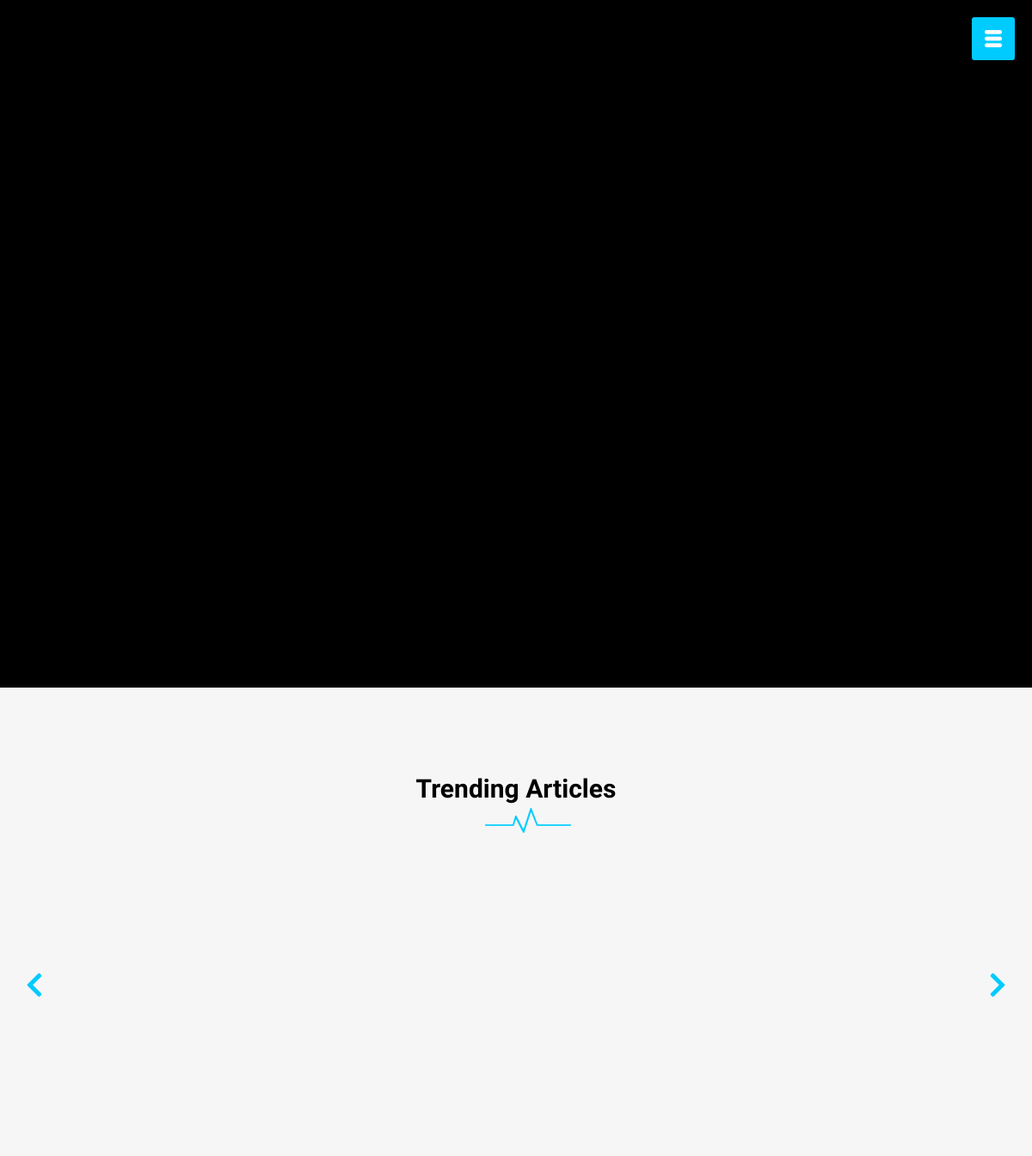
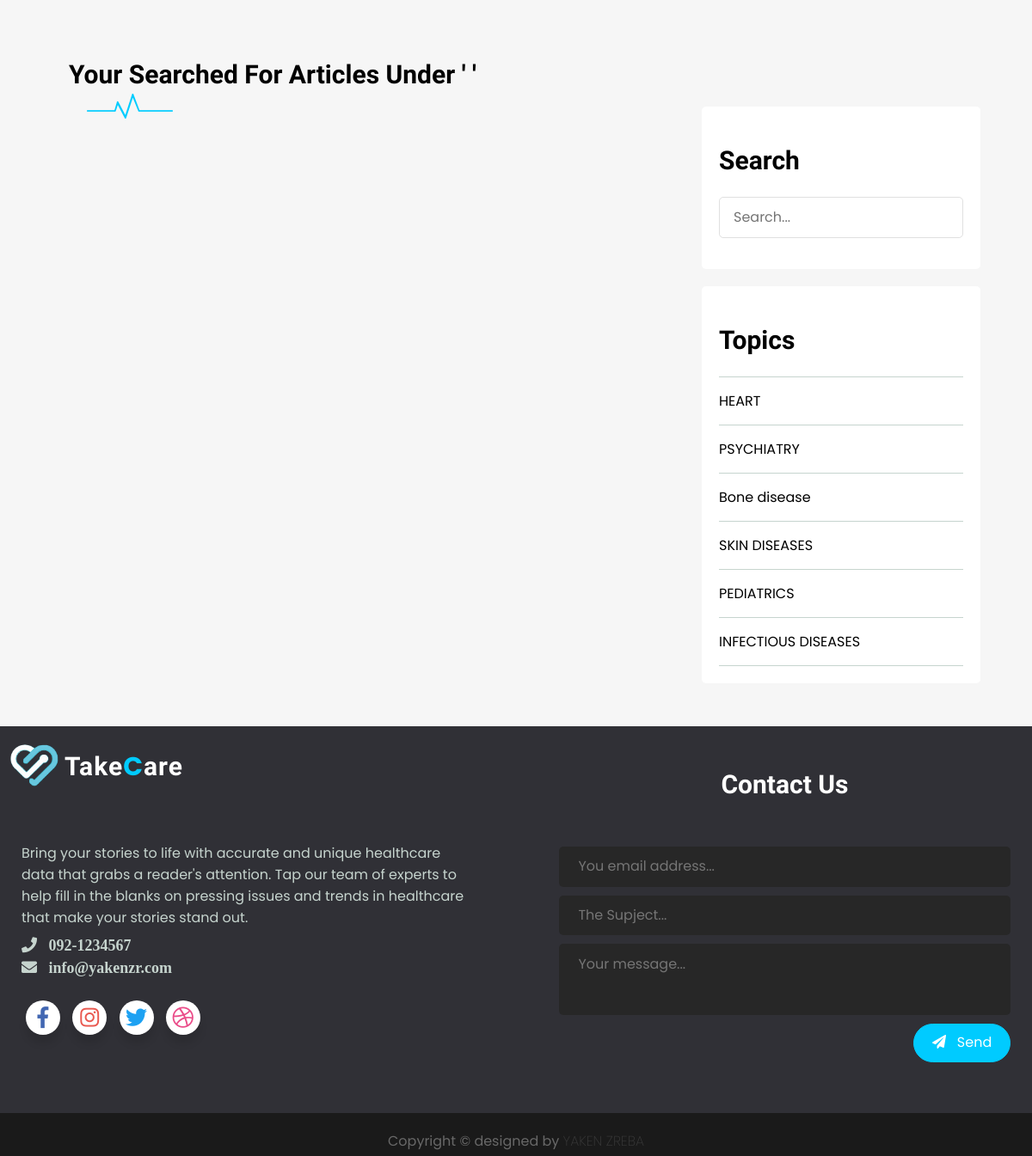
Page /COVID.php?topicID=5 on the committed database (2 pictures, top to bottom).
### tables this page shows
CREATE TABLE IF NOT EXISTS `topics` (
  `id` int(11) NOT NULL AUTO_INCREMENT,
  `name` varchar(255) NOT NULL,
  `icon` varchar(255) DEFAULT NULL,
  `description` text NOT NULL,
  PRIMARY KEY (`id`),
  UNIQUE KEY `name` (`name`)
);

### app/controllers/topics.php (called while the page is built, shortened)
<?php
include(MAIN_PATH. "/app/database/db.php");
$table='topics';
$topics=selectAll($table);

### app/database/db.php (called while the page is built, shortened)
<?php
require("connect.php");
function selectAll($table,$condition=[])
{
    global $conn;
    $sql = "SELECT * FROM $table";
    if(empty($condition)){
        $st = $conn->prepare($sql);
        $st->execute();
        $records=$st->get_result()->fetch_all(MYSQLI_ASSOC);
        return $records;
    }
}

### COVID.php (the view, shortened to what this page needs)
<?php
include(MAIN_PATH."/app/controllers/topics.php");
$titleArt='Recent Articles';
if(isset($_GET['topicID']))
{
    $titleArt="Your Searched For Articles Under  ' " .$_GET['topicName']." '";
}
?>
<html>
    <head>
        <link rel="stylesheet" type="text/css" href="subfolders/css/Formedical_subpage.css" />
        <link href="https://fonts.googleapis.com/css2?family=Kaushan+Script&family=Poppins&display=swap" rel="stylesheet"></head>
        <link rel="stylesheet" href="https://use.fontawesome.com/releases/v5.7.2/css/all.css">
    </head>
    <body>
        <?php include(MAIN_PATH."/app/includes/header_side_nav.php"); ?>
        <section id="page-wrapper">
            <section id="slide-news">
                <div class="slideshow">
                    </div>
            </section>
            <div class="article-side">
                <div class="article-side-title">
                   <h1>Trending Articles</h1>
                   <img src="subfolders/image/n.png" alt="">
                </div>
                <i class="fa fa-chevron-left prev"></i>
                <i class="fa fa-chevron-right next"></i>
                <div class="article-wrapper">
                </div>
            </div>
            <div class="articles-content clearfix">
                <div class="main-content">
                    <div class="recent-article-title">
                      <h1><?php echo $titleArt; ?></h1>
                      <img src="subfolders/image/n.png" alt="">
                    </div>
                </div>
                <div class="sideBar">
                   <div class="section search">
                       <h2 class="section-title">Search</h2>
                       <form action="COVID.php" method="post">
                           <input type="text" name="search-Art" class="text-input" placeholder="Search...">
                       </form>
                   </div>
                   <div class="section topics">
                       <h2 class="section-title">Topics</h2>
                       <ul>
                            <?php foreach($topics as $topic): ?>
                                <li><a href="<?php echo BASE_URL .'/articles.php?topicID=' . $topic['id'] .'&topicName='. $topic['name']; ?>"><?php echo $topic['name']; ?></a></li>
                            <?php endforeach; ?>
                       </ul>
                   </div>
                </div>
            </div>
        </section>
        <?php include(MAIN_PATH."/app/includes/footer.php"); ?>
    </body>
</html>

### subfolders/css/Formedical_subpage.css (style rules this page uses)
* { box-sizing: border-box; font-family: 'Poppins', sans-serif; }
html, body { height: 100%; margin:0; padding:0; background: #F6F6F6; }
.clearfix::after { content: ''; display: block; clear: both; }
a { text-decoration: none; color: inherit; }
h1 { font-family: 'Kaushan Script', cursive; font-size:30px; margin-bottom: 5px; }
li { text-decoration: none; }
.text-input { padding: .7rem 1rem; display: block; width: 100%; border-radius: 5px; outline: none; color: #444; line-height: 1.5rem; border: 1px solid #e0e0e0; font-size: 16px; }
#page-wrapper { min-height: 100%; }
.article-side { position:relative; }
.article-side .article-side-title h1 { text-align:center; margin-top: 100px; }
.article-side .article-side-title img { padding-left: 47%; padding-bottom: 30px; }
.article-side .next { position:absolute; top:50%; right: 30px; font-size: 2em; color: #00cbff; cursor: pointer; }
.article-side .prev { position:absolute; top:50%; left: 30px; font-size: 2em; color: #00cbff; cursor: pointer; }
.article-side .article-wrapper { width: 84%; height: 360px; margin: 0px auto; overflow: hidden; padding:10px 0px 10px 0px; }
.articles-content { width: 90%; margin: 30px auto 30px; }
.articles-content .main-content { width: 70%; float: left; }
.articles-content .recent-article-title { margin: 20px; }
.articles-content .recent-article-title img { padding-bottom: 30px; padding-left: 3%; }
.articles-content .sideBar { width: 30%; float: left; }
.articles-content .sideBar .section { background-color: white; padding: 20px; border-radius: 5px; margin-bottom: 20px; }
.articles-content .sideBar .section h2 { font-family: 'Kaushan Script', cursive; font-size:30px; }
.articles-content .sideBar .section.search { margin-top: 80px; }
.articles-content .sideBar .section.topics ul { margin: 0; padding: 0; list-style: none; border-top: 1px solid #c6d4ce; }
.articles-content .sideBar .section.topics ul li a { display: block; padding: 15px 0px 15px 0px; border-bottom: 1px solid #c6d4ce; transition: all 0.3s; }
#slide-news { background-color:#000; }
.slideshow { width:100%; height:100vh; position:relative; overflow:hidden; }

### rows in the picture
topics: name "HEART"
topics: name "PSYCHIATRY"
topics: name "Bone disease"
topics: name "SKIN DISEASES"
topics: name "PEDIATRICS"
topics: name "INFECTIOUS DISEASES"

### other values in the picture
$titleArt "Your Searched For Articles Under ' '"
